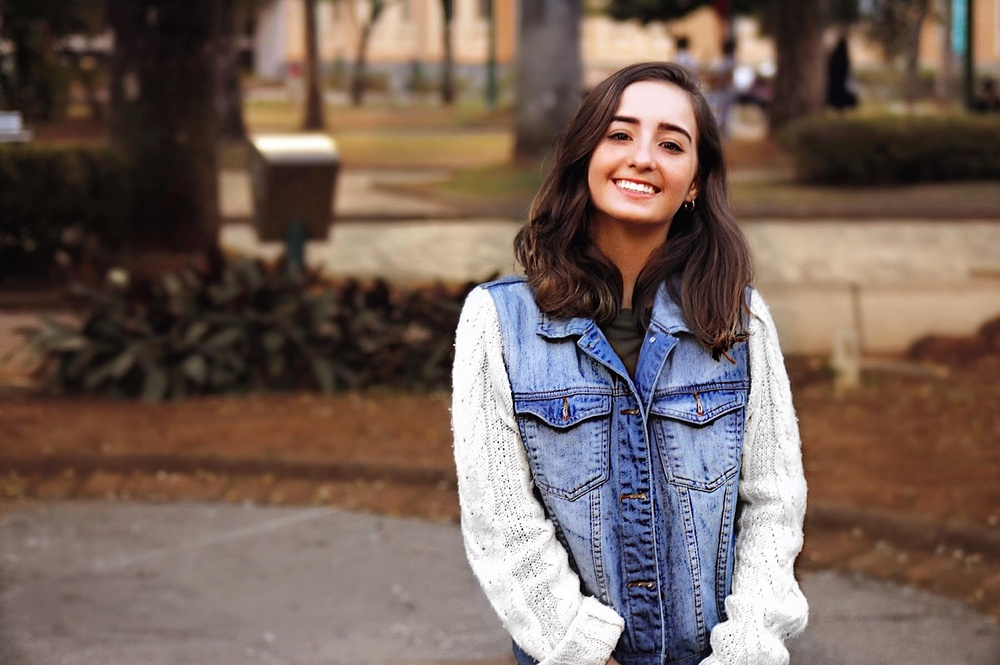
#> input picture Módulo 4/clateste.JPG, 1000 x 665 px, shrunk from 1800 x 1197 before the run, found by its file name
$ python comparation.py
#> lines starting #> are read from the running program, lines starting #| are printed output that depends on the picture
import numpy as np
import cv2 as cv
from matplotlib import pyplot as plt
img = cv.imread('clateste.jpg')
#> img is the input picture: shape (665, 1000, 3); mean B, G, R 88.9, 97.3, 115.6
color = ('b','g','r')
for i,col in enumerate(color):
    histr = cv.calcHist([img],[i],None,[256],[0,256])
    plt.plot(histr,color = col)
    plt.xlim([0,256])
plt.hist(img.ravel(),256,[0,256])
plt.show()
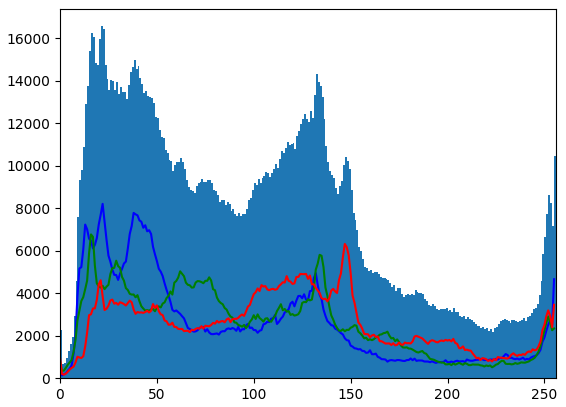
#> figure drawn by matplotlib, 1 panel; tallest bar 16568 high, from x = 21 to 22; curve peaks at x = 22, y = 8205; curve peaks at x = 16, y = 6767; curve peaks at x = 147, y = 6319
